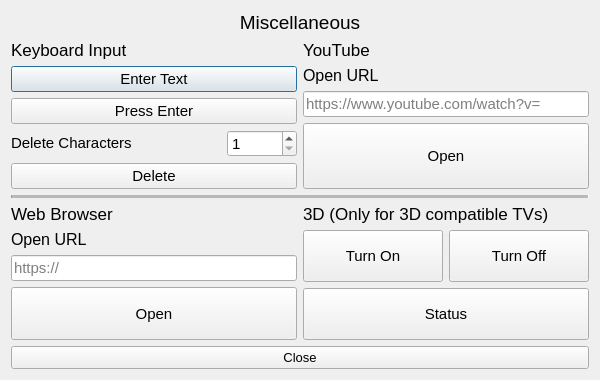
<?xml version="1.0" encoding="UTF-8"?>
<ui version="4.0">
 <class>miscellaneous</class>
 <widget class="QDialog" name="miscellaneous">
  <property name="geometry">
   <rect>
    <x>0</x>
    <y>0</y>
    <width>600</width>
    <height>380</height>
   </rect>
  </property>
  <property name="font">
   <font>
    <pointsize>11</pointsize>
   </font>
  </property>
  <property name="windowTitle">
   <string>Miscellaneous</string>
  </property>
  <layout class="QGridLayout" name="gridLayout_5">
   <item row="1" column="0">
    <layout class="QGridLayout" name="gridLayout_4">
     <item row="0" column="0" colspan="2">
      <widget class="QLabel" name="label_Keyboard">
       <property name="sizePolicy">
        <sizepolicy hsizetype="Preferred" vsizetype="Fixed">
         <horstretch>0</horstretch>
         <verstretch>0</verstretch>
        </sizepolicy>
       </property>
       <property name="font">
        <font>
         <pointsize>13</pointsize>
        </font>
       </property>
       <property name="text">
        <string>Keyboard Input</string>
       </property>
      </widget>
     </item>
     <item row="1" column="0" colspan="2">
      <widget class="QPushButton" name="pushButton_EnterText">
       <property name="sizePolicy">
        <sizepolicy hsizetype="Minimum" vsizetype="Expanding">
         <horstretch>0</horstretch>
         <verstretch>0</verstretch>
        </sizepolicy>
       </property>
       <property name="text">
        <string>Enter Text</string>
       </property>
      </widget>
     </item>
     <item row="3" column="0">
      <widget class="QLabel" name="label_Delete">
       <property name="sizePolicy">
        <sizepolicy hsizetype="Expanding" vsizetype="Fixed">
         <horstretch>0</horstretch>
         <verstretch>0</verstretch>
        </sizepolicy>
       </property>
       <property name="text">
        <string>Delete Characters</string>
       </property>
      </widget>
     </item>
     <item row="2" column="0" colspan="2">
      <widget class="QPushButton" name="pushButton_Enter">
       <property name="sizePolicy">
        <sizepolicy hsizetype="Minimum" vsizetype="Expanding">
         <horstretch>0</horstretch>
         <verstretch>0</verstretch>
        </sizepolicy>
       </property>
       <property name="text">
        <string>Press Enter</string>
       </property>
      </widget>
     </item>
     <item row="4" column="0" colspan="2">
      <widget class="QPushButton" name="pushButton_Delete">
       <property name="sizePolicy">
        <sizepolicy hsizetype="Minimum" vsizetype="Expanding">
         <horstretch>0</horstretch>
         <verstretch>0</verstretch>
        </sizepolicy>
       </property>
       <property name="text">
        <string>Delete</string>
       </property>
      </widget>
     </item>
     <item row="3" column="1">
      <widget class="QSpinBox" name="spinBox_Delete">
       <property name="minimum">
        <number>1</number>
       </property>
       <property name="maximum">
        <number>99999</number>
       </property>
      </widget>
     </item>
    </layout>
   </item>
   <item row="1" column="1">
    <layout class="QGridLayout" name="gridLayout_2">
     <item row="2" column="0">
      <widget class="QLineEdit" name="lineEdit_YT_URL">
       <property name="placeholderText">
        <string>https://www.youtube.com/watch?v=</string>
       </property>
      </widget>
     </item>
     <item row="0" column="0">
      <widget class="QLabel" name="label_YT">
       <property name="font">
        <font>
         <pointsize>13</pointsize>
        </font>
       </property>
       <property name="text">
        <string>YouTube</string>
       </property>
      </widget>
     </item>
     <item row="3" column="0">
      <widget class="QPushButton" name="pushButton_YT_Open">
       <property name="sizePolicy">
        <sizepolicy hsizetype="Minimum" vsizetype="Expanding">
         <horstretch>0</horstretch>
         <verstretch>0</verstretch>
        </sizepolicy>
       </property>
       <property name="text">
        <string>Open</string>
       </property>
      </widget>
     </item>
     <item row="1" column="0">
      <widget class="QLabel" name="label_YT_Open">
       <property name="font">
        <font>
         <pointsize>12</pointsize>
        </font>
       </property>
       <property name="text">
        <string>Open URL</string>
       </property>
      </widget>
     </item>
    </layout>
   </item>
   <item row="2" column="0" colspan="2">
    <widget class="Line" name="line">
     <property name="midLineWidth">
      <number>5</number>
     </property>
     <property name="orientation">
      <enum>Qt::Horizontal</enum>
     </property>
    </widget>
   </item>
   <item row="3" column="0">
    <layout class="QGridLayout" name="gridLayout_3">
     <item row="1" column="0">
      <widget class="QLabel" name="label_Browser_URL">
       <property name="sizePolicy">
        <sizepolicy hsizetype="Expanding" vsizetype="Fixed">
         <horstretch>0</horstretch>
         <verstretch>0</verstretch>
        </sizepolicy>
       </property>
       <property name="font">
        <font>
         <pointsize>12</pointsize>
        </font>
       </property>
       <property name="text">
        <string>Open URL</string>
       </property>
      </widget>
     </item>
     <item row="2" column="0">
      <widget class="QLineEdit" name="lineEdit_Browser_URL">
       <property name="placeholderText">
        <string>https://</string>
       </property>
      </widget>
     </item>
     <item row="3" column="0">
      <widget class="QPushButton" name="pushButton_Browser_Open">
       <property name="sizePolicy">
        <sizepolicy hsizetype="Minimum" vsizetype="Expanding">
         <horstretch>0</horstretch>
         <verstretch>0</verstretch>
        </sizepolicy>
       </property>
       <property name="text">
        <string>Open</string>
       </property>
      </widget>
     </item>
     <item row="0" column="0">
      <widget class="QLabel" name="label_Browser">
       <property name="sizePolicy">
        <sizepolicy hsizetype="Expanding" vsizetype="Fixed">
         <horstretch>0</horstretch>
         <verstretch>0</verstretch>
        </sizepolicy>
       </property>
       <property name="font">
        <font>
         <pointsize>13</pointsize>
        </font>
       </property>
       <property name="text">
        <string>Web Browser</string>
       </property>
      </widget>
     </item>
    </layout>
   </item>
   <item row="3" column="1">
    <layout class="QGridLayout" name="gridLayout">
     <item row="1" column="0">
      <widget class="QPushButton" name="pushButton_3D_On">
       <property name="sizePolicy">
        <sizepolicy hsizetype="Minimum" vsizetype="Expanding">
         <horstretch>0</horstretch>
         <verstretch>0</verstretch>
        </sizepolicy>
       </property>
       <property name="text">
        <string>Turn On</string>
       </property>
      </widget>
     </item>
     <item row="2" column="0" colspan="2">
      <widget class="QPushButton" name="pushButton_3D_Status">
       <property name="sizePolicy">
        <sizepolicy hsizetype="Minimum" vsizetype="Expanding">
         <horstretch>0</horstretch>
         <verstretch>0</verstretch>
        </sizepolicy>
       </property>
       <property name="text">
        <string>Status</string>
       </property>
      </widget>
     </item>
     <item row="0" column="0" colspan="2">
      <widget class="QLabel" name="label_3D">
       <property name="sizePolicy">
        <sizepolicy hsizetype="Expanding" vsizetype="Fixed">
         <horstretch>0</horstretch>
         <verstretch>0</verstretch>
        </sizepolicy>
       </property>
       <property name="font">
        <font>
         <pointsize>13</pointsize>
        </font>
       </property>
       <property name="text">
        <string>3D (Only for 3D compatible TVs)</string>
       </property>
      </widget>
     </item>
     <item row="1" column="1">
      <widget class="QPushButton" name="pushButton_3D_Off">
       <property name="sizePolicy">
        <sizepolicy hsizetype="Minimum" vsizetype="Expanding">
         <horstretch>0</horstretch>
         <verstretch>0</verstretch>
        </sizepolicy>
       </property>
       <property name="text">
        <string>Turn Off</string>
       </property>
      </widget>
     </item>
    </layout>
   </item>
   <item row="4" column="0" colspan="2">
    <widget class="QPushButton" name="pushButton_Close">
     <property name="font">
      <font>
       <pointsize>10</pointsize>
      </font>
     </property>
     <property name="text">
      <string>Close</string>
     </property>
    </widget>
   </item>
   <item row="0" column="0" colspan="2">
    <widget class="QLabel" name="label_Main">
     <property name="sizePolicy">
      <sizepolicy hsizetype="Expanding" vsizetype="Fixed">
       <horstretch>0</horstretch>
       <verstretch>0</verstretch>
      </sizepolicy>
     </property>
     <property name="font">
      <font>
       <pointsize>14</pointsize>
      </font>
     </property>
     <property name="text">
      <string>Miscellaneous</string>
     </property>
     <property name="alignment">
      <set>Qt::AlignCenter</set>
     </property>
    </widget>
   </item>
  </layout>
 </widget>
 <resources/>
 <connections/>
</ui>
